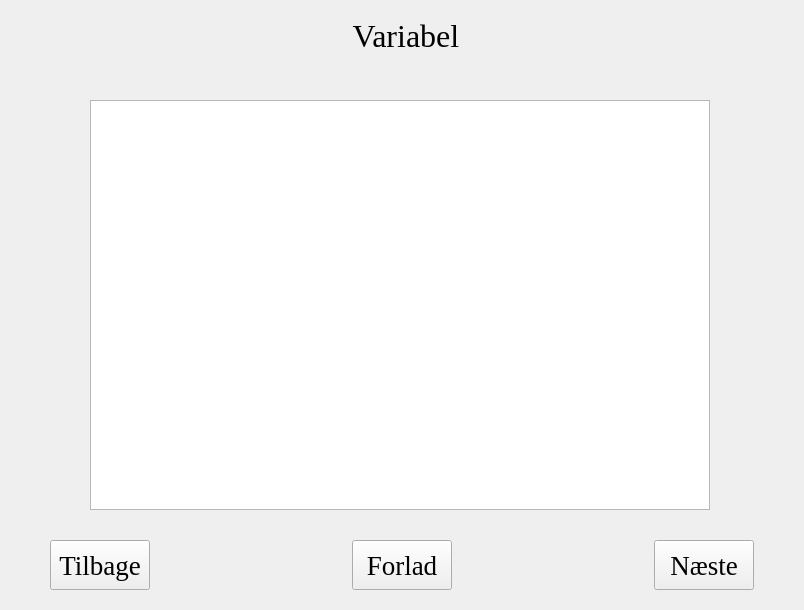
<?xml version="1.0" encoding="UTF-8"?>
<ui version="4.0">
 <class>Variabel</class>
 <widget class="QWidget" name="Variabel">
  <property name="geometry">
   <rect>
    <x>0</x>
    <y>0</y>
    <width>804</width>
    <height>610</height>
   </rect>
  </property>
  <property name="windowTitle">
   <string>Form</string>
  </property>
  <widget class="QLabel" name="label">
   <property name="geometry">
    <rect>
     <x>230</x>
     <y>10</y>
     <width>360</width>
     <height>51</height>
    </rect>
   </property>
   <property name="font">
    <font>
     <family>Times New Roman</family>
     <pointsize>24</pointsize>
    </font>
   </property>
   <property name="text">
    <string>Variabel </string>
   </property>
   <property name="alignment">
    <set>Qt::AlignCenter</set>
   </property>
  </widget>
  <widget class="QTextBrowser" name="textBrowser">
   <property name="geometry">
    <rect>
     <x>90</x>
     <y>100</y>
     <width>620</width>
     <height>410</height>
    </rect>
   </property>
  </widget>
  <widget class="QPushButton" name="btnForlad">
   <property name="geometry">
    <rect>
     <x>352</x>
     <y>540</y>
     <width>100</width>
     <height>50</height>
    </rect>
   </property>
   <property name="font">
    <font>
     <family>Times New Roman</family>
     <pointsize>20</pointsize>
    </font>
   </property>
   <property name="text">
    <string>Forlad</string>
   </property>
  </widget>
  <widget class="QPushButton" name="btnNst">
   <property name="geometry">
    <rect>
     <x>654</x>
     <y>540</y>
     <width>100</width>
     <height>50</height>
    </rect>
   </property>
   <property name="font">
    <font>
     <family>Times New Roman</family>
     <pointsize>20</pointsize>
    </font>
   </property>
   <property name="text">
    <string>Næste</string>
   </property>
  </widget>
  <widget class="QPushButton" name="btnTilbage">
   <property name="geometry">
    <rect>
     <x>50</x>
     <y>540</y>
     <width>100</width>
     <height>50</height>
    </rect>
   </property>
   <property name="font">
    <font>
     <family>Times New Roman</family>
     <pointsize>20</pointsize>
    </font>
   </property>
   <property name="text">
    <string>Tilbage</string>
   </property>
  </widget>
 </widget>
 <resources/>
 <connections/>
</ui>
